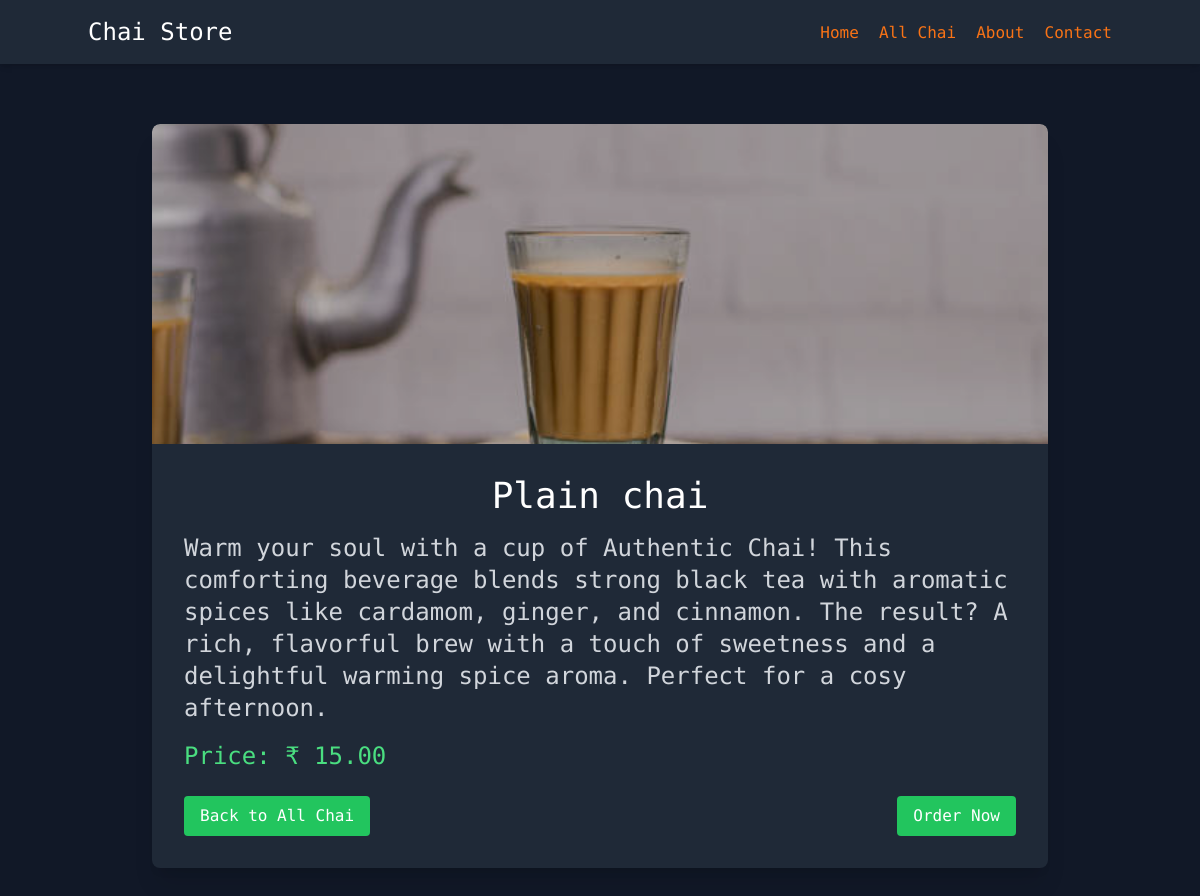
The page /chai/4/ on the database its author committed.
### chai/models.py (models this page shows, shortened)
class ChaiVariety(models.Model):
    CHAI_TYPE_CHOICE = [
        ('ML', 'MASALA'),
        ('GR' , 'GINGER'),
        ('KL' , 'KIWI'),
        ('PL' , 'PLAIN'),
        ('EL' , 'ELAICHI')
    ]
    name = models.CharField(max_length=100)
    image = models.ImageField(upload_to='chais/')
    date_added = models.DateTimeField(default=timezone.now)
    type = models.CharField(max_length=2 , choices=CHAI_TYPE_CHOICE)
    description = models.TextField(default='')
    price = models.DecimalField(max_digits=10, decimal_places=2 , default=0.00)

### chai/views.py (the view)
# urls.py: path('<int:chai_id>/', views.chai_detail, name='chai_detail'),
def chai_detail(request, chai_id):
  chai = get_object_or_404(ChaiVariety, pk=chai_id)
  return render(request, 'chai/chai_detail.html', {'chai': chai})

### chai/templates/chai/chai_detail.html (shortened to what this page needs)
{% extends "layout.html" %}
{% block content %}
<div class="min-h-screen flex items-center justify-center bg-gray-900 text-white">
    <div class="max-w-4xl w-full mx-auto bg-gray-800 rounded-lg shadow-xl overflow-hidden">
        <div class="relative">
            <img class="w-full h-80 object-cover rounded-t-lg" src="{{ chai.image.url }}" alt="{{ chai.name }}">
            <div class="absolute inset-0 bg-black opacity-25"></div>
        </div>
        <div class="p-8">
            <h1 class="text-4xl font-display mb-4">{{ chai.name }}</h1>
            <p class="text-2xl font-display text-gray-300 mb-4">{{ chai.description }}</p>
            <p class="text-lg text-gray-100 mb-6">
                <span class="text-2xl font-display text-green-400">Price: ₹ {{ chai.price }}</span>
            </p>
            <div class="flex justify-between items-center">
                <a href="{% url 'all_chai' %}" class="bg-green-500 hover:bg-green-600 text-white font-display py-2 px-4 rounded transition duration-300">
                    Back to All Chai
                </a>
                <a href="#" class="bg-green-500 hover:bg-green-600 text-white font-display py-2 px-4 rounded transition duration-300">
                    Order Now
                </a>
            </div>
        </div>
    </div>
</div>
{% endblock %}

### static/style.css (style rules this page uses)
body { background: #260eacbe; color: #fff; }
h1 { text-align: center; font-size: 2em; margin-top: 21px; }

### rows shown on the page
ChaiVariety: image (picture), name "Plain chai", description "Warm your soul with a cup of Authentic Chai! This comforting beverage blends strong black tea with aromatic spices like cardamom, ginger, and cinnamon. The result? A rich, flavorful brew with a touch of sweetness and a delightful warming spice aroma. Perfect for a cosy afternoon.", price "15.00"
